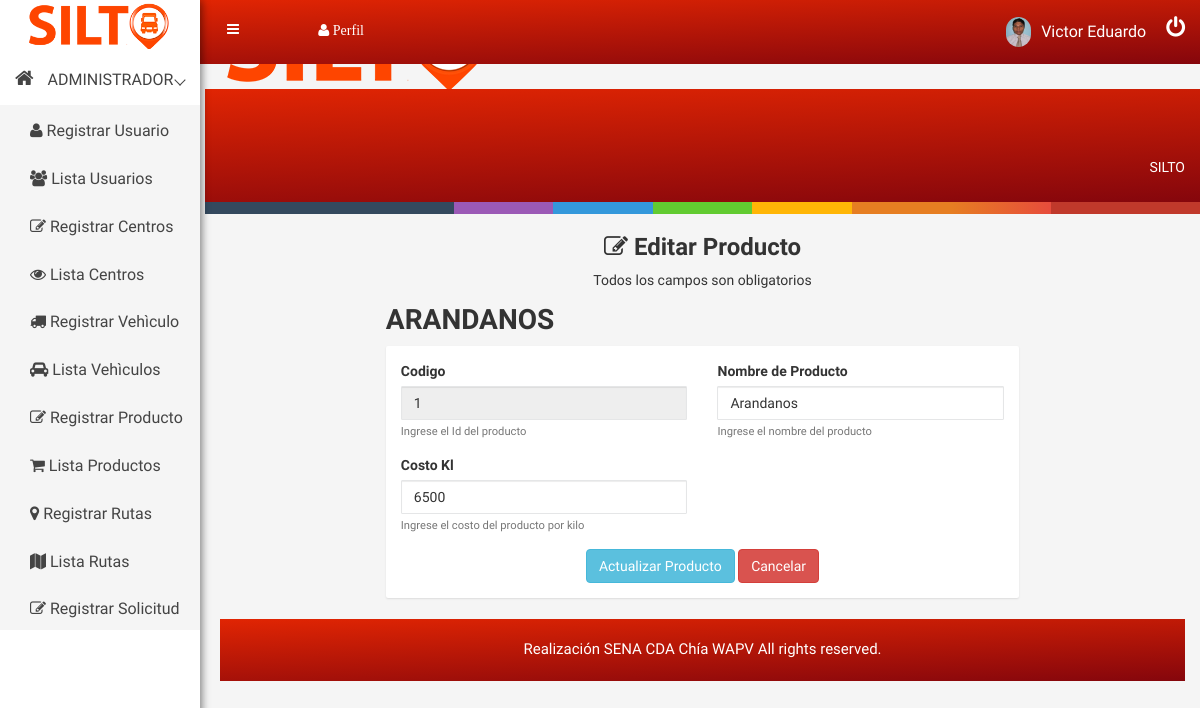
Screenshot of /producto/leer/1 (signed in) with the database file from the repository.
### tables this page shows
CREATE TABLE `producto` (
  `id_producto` int(11) NOT NULL COMMENT 'Identificación de producto ',
  `nombre` varchar(11) NOT NULL COMMENT 'Nombre del producto',
  `costo` int(11) NOT NULL COMMENT 'Costo de producto por kilo.'
);

### libs/view.php (called while the page is built, shortened)
<?php
class View{
    function render($nombre){
        require 'views/' . $nombre . '.php';
    }
}
?>

### controllers/producto.php (called while the page is built, shortened)
<?php
    class Producto extends Controller{
        function __construct(){
            $this->view->mensaje="";
        }
         function leer($param = null){
            $id_producto = $param[0];
            $producto = $this->model->readById($id_producto);
            $this->view->producto = $producto;
            $this->view->render('admin/editarproducto');
        }
    }
?>

### index.php (called while the page is built, shortened)
<?php
    require 'libs/database.php';
    require 'libs/controller.php';
    require 'libs/view.php';
    $app = new App();
?>

### models/productomodel.php (called while the page is built, shortened)
<?php
    include_once('models/producto.php');
    class ProductoModel extends Model{
        public function readById($id){
            $item = new ProductoDAO();
            try{
                $query = $this->db->connect()->prepare('SELECT * FROM producto WHERE id_producto = :id');
                $query->execute(['id' => $id]);
                while($row = $query->fetch()){
                    $item->id_producto = $row['id_producto'];
                    $item->nombre      = $row['nombre'];
                    $item->costo        = $row['costo'];
                }
                return $item;
            }catch(PDOException $e){
                if(constant("DEBUG")){
                    echo $e->getMessage();
                }
                return null;
            }
        }
    }
?>

### libs/database.php (called while the page is built)
<?php
class Database{
    private $host;
    private $db;
    private $user;
    private $password;
    private $charset;
    public function __construct(){
        $this->host     = constant('HOST');
        $this->db       = constant('DB');
        $this->user     = constant('USER');
        $this->password = constant('PASSWORD');
        $this->charset  = constant('CHARSET');
    }
    function connect(){
        try{
            $connection = "mysql:host=" . $this->host . ";dbname=" . $this->db . ";charset=" . $this->charset;
            $options = [
                PDO::ATTR_ERRMODE            => PDO::ERRMODE_EXCEPTION,
                PDO::ATTR_EMULATE_PREPARES   => false,
            ];
            $pdo = new PDO($connection, $this->user, $this->password, $options);
            return $pdo;
        }catch(PDOException $e){
            print_r('Error connection: ' . $e->getMessage());
        }
    }
}
?>

### libs/controller.php (called while the page is built, shortened)
<?php
class Controller{
    function loadModel($model){
        $url = 'models/'.$model.'model.php';
        if(file_exists($url)){
            $this->model = new $modelName();
        }
    }
}
?>

### views/admin/editarproducto.php (the view, shortened to what this page needs)
<!DOCTYPE html>
<html lang="es">
<head>
<?php require 'views/head.php'; ?>
</head>
</head>
<body>
    <?php require 'views/header.php'; ?>
    <div class="container-fluid">
    <div class="row">
        <div class="col-lg-2 col-md-2 col-sm-2 col-xs-12"></div>
        <div class="col-md-8 col-md-8 col-sm-8 col-xs-12">
            <div class="text-center custom-login mt-20px">
                <h3><i class="fa fa-edit" aria-hidden="true"></i> Editar Producto</h3>
                <p>Todos los campos son obligatorios</p>
            </div>
            <h1><?php echo strtoupper($this->producto->nombre); ?></h1>
            <div class="hpanel">
                <div class="panel-body">
                <form action="<?php  echo constant('URL'); ?>producto/editar" method="POST">
                        <div class="row">
                            <div class="form-group col-md-6">
                                <label for="id_producto">Codigo</label>
                                <input type="number" name="id_producto"  id="id_producto" class="form-control" value="<?php echo $this->producto->id_producto; ?>" readonly>
                                <small id="id_productoHelp" class="form-text text-muted">Ingrese el Id del producto</small>
                            </div>
                            <div class="form-group col-md-6">
                                <label for="nombre">Nombre de Producto</label>
                                <input type="text" name="nombre" id="nombre" class="form-control" value="<?php echo $this->producto->nombre; ?>" required>
                                <small id="nombreHelp" class="form-text text-muted">Ingrese el nombre del producto</small>
                            </div>
                            <div class="form-group col-md-6">
                                <label for="costo">Costo Kl</label>
                                <input type="text" name="costo" id="costo" class="form-control" value="<?php echo $this->producto->costo; ?>" required>
                                <small id="costoHelp" class="form-text text-muted">Ingrese el costo del producto por kilo</small>
                            </div>
                        </div>
                        <div class="text-center">
                            <input type="submit" class="btn btn-info" value="Actualizar Producto" >
                            <input type="button" class="btn btn-danger" onClick='window.location.assign("<?php echo constant('URL'); ?>producto")' value="Cancelar">
                        </div>
                    </form>
            </div>
        </div>
        <div class="col-lg-2 col-md-2 col-sm-2 col-xs-12"></div>
    </div>
</div><br>
    <?php require 'views/footer.php'; ?>
</body>
</html>

### public/css/main.css (style rules this page uses)
html { color: #222; font-size: 1em; line-height: 1.4; }

### public/css/style.css (style rules this page uses)
html, body { height: 100%; font-family: 'Play', sans-serif;font-weight:400;background:#f5f5f5; }
p { margin:0 0 15px; }
h1, h2, h3, h4, h5, h6 { margin: 0 0 10px; font-weight:700; }
.form-control { background-color: #FFFFFF; background-image: none; border: 1px solid #e5e6e7; border-radius: 1px; color: inherit; display: block; padding: 6px 12px; transition: border-color 0.15s ease-in-out 0s, box-shadow 0.15s ease-in-out 0s; width: 100%; }
.hpanel .panel-body { background: #fff; border-radius: 2px; padding: 15px; position: relative; -webkit-box-shadow: 0px 1px 2px 0px rgba(0, 0, 0, 0.1); box-shadow: 0px 1px 2px 0px rgba(0, 0, 0, 0.1); }
.panel-body { padding: 15px; background:#fff; }

### rows the page displays
producto: nombre "ARANDANOS", id_producto "1", nombre "Arandanos", costo "6500"

### other values shown
$_SESSION['cargo'] "ADMINISTRADOR"
$_SESSION['nombre'] "Victor Eduardo"
